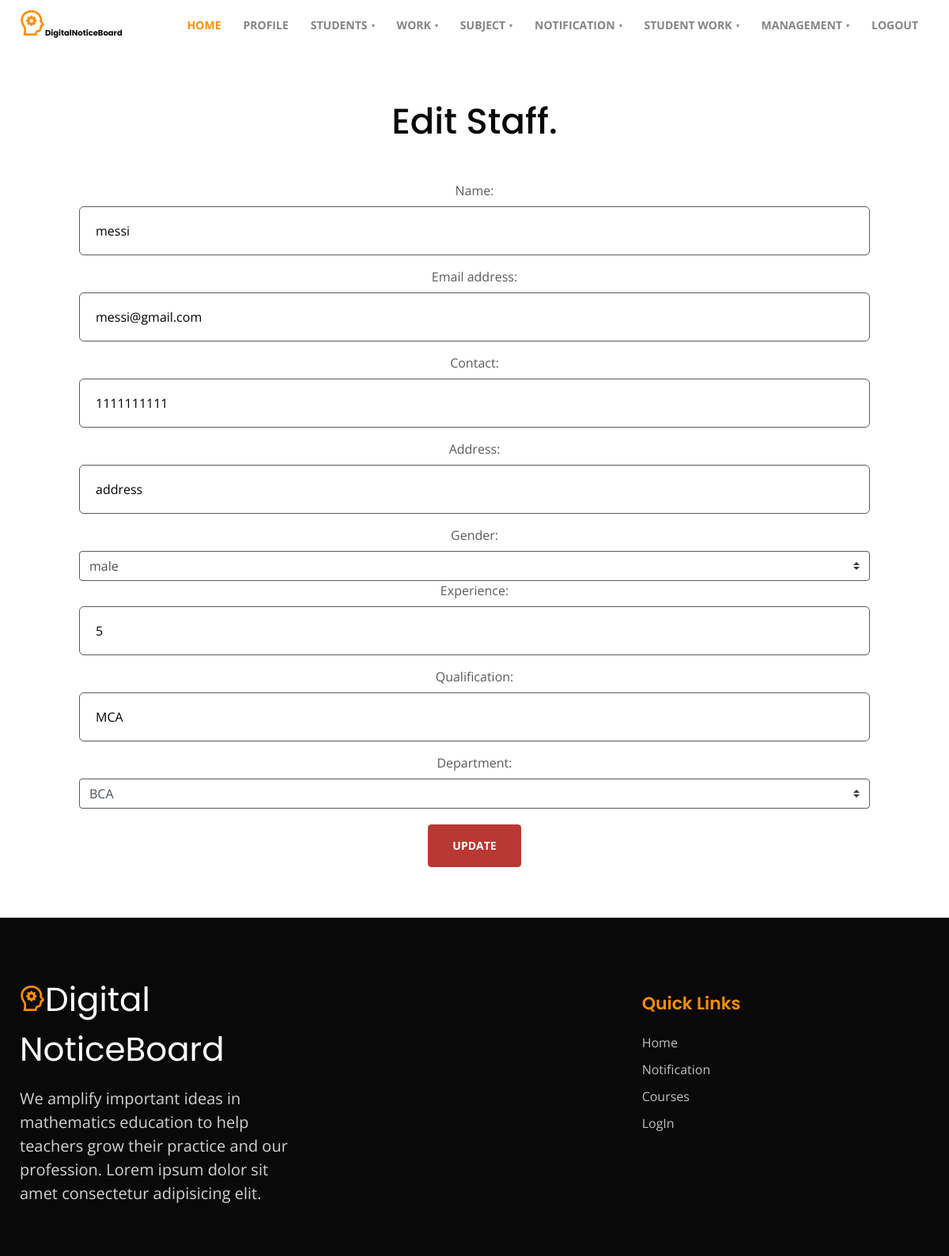
/edit_staff/2 (signed in), run on the app's committed database.
### Authentication/models.py (models this page shows)
class Register(AbstractUser):
    name = models.CharField(max_length=50,default='')
    contact = models.IntegerField(null=True)
    address = models.CharField(max_length=50,default='')
    gender = models.CharField(max_length=50,default='')
    experience = models.CharField(max_length=50,default='')
    qualification = models.CharField(max_length=50,default='')
    usertype = models.IntegerField(null=True)
    department = models.ForeignKey(Departments,on_delete=models.CASCADE,null=True)
    semester = models.ForeignKey(Semesters,on_delete=models.CASCADE,null=True)
    batch = models.CharField(max_length=50,default='')
    dob = models.CharField(max_length=50,default='')
    status = models.IntegerField(default=0)
    examstatus = models.IntegerField(default=0)
    regno = models.IntegerField(null=True,unique=True)
    class Meta:
        unique_together = ('username', 'regno')

### Authentication/views.py (the view)
# urls.py: path('edit_staff/<int:id>',views.edit_staff),
@login_required(login_url='/login')
def edit_staff(request,id):
    data = Register.objects.get(id=id)
    if request.method == 'POST':
        form = StaffRegisterEditForm(request.POST,instance=data)
        if form.is_valid():
            form.save()
        return redirect("/view_staff",{'data':data})
    else:
        form = StaffRegisterEditForm(instance=data)
    return render(request,'edit_staff.html',{'form':form})

### Authentication/forms.py
class StaffRegisterEditForm(forms.ModelForm):
    department = forms.ModelChoiceField(queryset=Departments.objects.all())
    def __init__(self, *args, **kwargs):
        super().__init__(*args, **kwargs)
        self.fields['department'].widget.attrs['class'] = 'custom-select'
    class Meta:
        model = Register
        fields = ['name','email','contact','address','gender','experience','qualification','department']
        widgets = {
            "name" : forms.TextInput(attrs={'class':'contact-input'}),
            "email" : forms.EmailInput(attrs={'class':'contact-input'}),
            "contact" : forms.TextInput(attrs={'class':'contact-input','maxlength':'10'}),
            "address" : forms.TextInput(attrs={'class':'contact-input'}),
            "gender" : forms.Select(attrs={'class':'custom-select'},choices=GENDER_CHOICES),
            "experience" : forms.TextInput(attrs={'class':'contact-input'}),
            "qualification" : forms.TextInput(attrs={'class':'contact-input'}),
            "department" : forms.TextInput(attrs={'style':'width : 50%;'}),
        }

### department/models.py (called while the page is built)
    def __str__(self) -> str:
        return self.departmentname

### Authentication/templates/edit_staff.html (shortened to what this page needs)
{%extends 'layout.html'%}
{%block content%}
  <section class="w3l-contacts-12" id="contact">
      <div class="container py-5">
          <div class="contacts12-main py-md-3">
              <div class="header-section text-center">
                  <h3 class="mb-md-5 mb-4">Edit Staff.
              </div>
              <form method="post" class="">
                {{form.as_p}}
                  <div class="text-center">
                      <input type="submit" class="btn-secondary btn theme-button" value="Update" style="margin-top: 20px;">
                  </div>
              </form>
          </div>
      </div>
{%endblock%}

### data on the page
Register: name "messi", email "messi@gmail.com", contact "1111111111", address "address", gender "male", experience "5", qualification "MCA", department "BCA"
